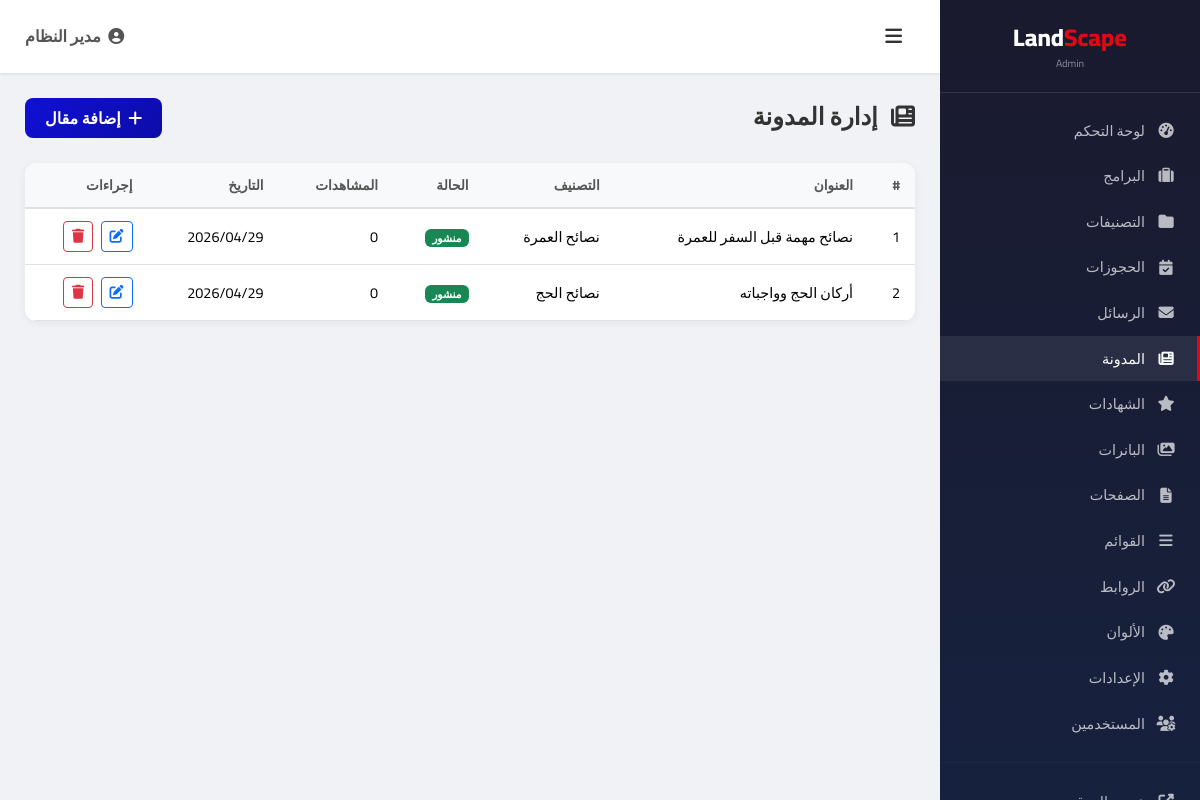
Screenshot of /admin/articles (signed in) with the database file from the repository.
### tables this page shows
CREATE TABLE `articles` (
    `id` INT AUTO_INCREMENT PRIMARY KEY,
    `title` VARCHAR(500) NOT NULL,
    `slug` VARCHAR(500) NOT NULL UNIQUE,
    `category_id` INT,
    `image` VARCHAR(500),
    `excerpt` TEXT,
    `content` LONGTEXT,
    `author` VARCHAR(100),
    `meta_title` VARCHAR(300),
    `meta_description` TEXT,
    `is_published` TINYINT(1) DEFAULT 0,
    `views` INT DEFAULT 0,
    `created_at` TIMESTAMP DEFAULT CURRENT_TIMESTAMP,
    `updated_at` TIMESTAMP DEFAULT CURRENT_TIMESTAMP ON UPDATE CURRENT_TIMESTAMP,
    FOREIGN KEY (`category_id`) REFERENCES `categories`(`id`) ON DELETE SET NULL
);

CREATE TABLE `categories` (
    `id` INT AUTO_INCREMENT PRIMARY KEY,
    `name` VARCHAR(200) NOT NULL,
    `slug` VARCHAR(200) NOT NULL UNIQUE,
    `type` ENUM('hajj', 'umrah', 'blog') DEFAULT 'umrah',
    `description` TEXT,
    `sort_order` INT DEFAULT 0,
    `is_active` TINYINT(1) DEFAULT 1,
    `created_at` TIMESTAMP DEFAULT CURRENT_TIMESTAMP,
    `updated_at` TIMESTAMP DEFAULT CURRENT_TIMESTAMP ON UPDATE CURRENT_TIMESTAMP
);

### config/config.php (called while the page is built, shortened)
<?php
function clean(string $data): string {
    return htmlspecialchars(trim($data), ENT_QUOTES, 'UTF-8');
}

### admin/articles.php (the view, shortened to what this page needs)
<?php
$db = getDB();
$articles = $db->query("SELECT a.*, c.name as category_name FROM articles a LEFT JOIN categories c ON a.category_id = c.id ORDER BY a.created_at DESC")->fetchAll();
include __DIR__ . '/includes/header.php';
?>
<div class="admin-page-header">
    <h4><i class="fas fa-newspaper me-2"></i> إدارة المدونة</h4>
    <a href="/admin/article-edit" class="btn btn-admin-primary"><i class="fas fa-plus me-1"></i> إضافة مقال</a>
</div>
<div class="admin-table">
    <div class="table-responsive">
        <table class="table">
            <thead>
                <tr><th>#</th><th>العنوان</th><th>التصنيف</th><th>الحالة</th><th>المشاهدات</th><th>التاريخ</th><th>إجراءات</th></tr>
            </thead>
            <tbody>
                <?php foreach ($articles as $a): ?>
                <tr>
                    <td><?= $a['id'] ?></td>
                    <td><?= clean(mb_substr($a['title'], 0, 40)) ?></td>
                    <td><?= clean($a['category_name'] ?? '-') ?></td>
                    <td>
                        <a href="/admin/articles?toggle=<?= $a['id'] ?>" class="badge bg-<?= $a['is_published'] ? 'success' : 'secondary' ?> text-decoration-none">
                            <?= $a['is_published'] ? 'منشور' : 'مسودة' ?>
                        </a>
                    </td>
                    <td><?= $a['views'] ?></td>
                    <td><?= date('Y/m/d', strtotime($a['created_at'])) ?></td>
                    <td>
                        <a href="/admin/article-edit?id=<?= $a['id'] ?>" class="btn btn-sm btn-outline-primary me-1"><i class="fas fa-edit"></i></a>
                        <a href="/admin/articles?delete=<?= $a['id'] ?>" class="btn btn-sm btn-outline-danger" onclick="return confirm('حذف؟')"><i class="fas fa-trash"></i></a>
                    </td>
                </tr>
                <?php endforeach; ?>
            </tbody>
        </table>
    </div>
</div>
<?php include __DIR__ . '/includes/footer.php'; ?>

### admin/includes/admin.css (style rules this page uses)
* { box-sizing: border-box; margin: 0; padding: 0; }
body { font-family: 'Cairo', sans-serif; background: #f0f2f5; color: #333; direction: rtl; }
.admin-table { background: #fff; border-radius: 12px; box-shadow: 0 2px 10px rgba(0,0,0,0.06); overflow: hidden; }
.admin-table .table { margin: 0; }
.admin-table .table th { background: #f8f9fa; font-weight: 700; font-size: 0.85rem; color: #555; border-bottom: 2px solid #dee2e6; padding: 12px 15px; }
.admin-table .table td { padding: 12px 15px; vertical-align: middle; font-size: 0.9rem; }
.admin-page-header { display: flex; justify-content: space-between; align-items: center; margin-bottom: 25px; }
.admin-page-header h4 { font-weight: 700; color: #333; margin: 0; }
.btn-admin-primary { background: linear-gradient(135deg, #1010D6, #0c0ca8); color: #fff; border: none; border-radius: 8px; padding: 8px 20px; font-weight: 600; font-family: 'Cairo', sans-serif; }

### rows the page displays
articles: id "1", title "نصائح مهمة قبل السفر للعمرة", category.name "نصائح العمرة", is_published "منشور", views "0", created_at "2026/04/29"
articles: id "2", title "أركان الحج وواجباته", category.name "نصائح الحج", is_published "منشور", views "0", created_at "2026/04/29"

### other values shown
$adminName "مدير النظام"
